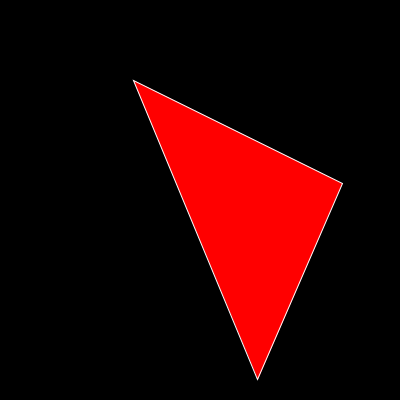
Frame 1 (no input)
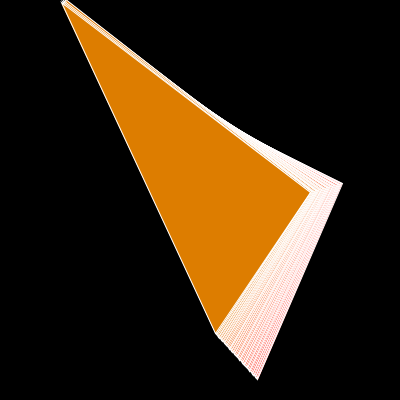
Frame 60 (the mouse pressed at the canvas centre just before this capture)
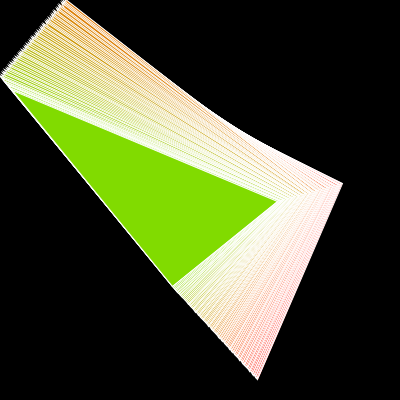
Frame 120 (the mouse held since frame 60 and released just before this capture)

The Processing sketch that drew these frames (run headless with seeded random() and noise(); from frame 60 on, the mouse is pressed at the canvas centre):

// Processing sketch: processing_129492
// ── processing_129492.pde

float[] pos = new float[6];
float[] vel = new float[6];
float param=0;

void setup() {
  size(400, 400);
  background(0);
  for (int i=0;i<pos.length;i=i+1) {
    pos[i]=random(width);
    vel[i]=random(-1.5, 1.5);
  };
}

void draw() {

  for (int i=0;i<pos.length;i=i+2) {
//    ellipse(pos[i], pos[i+1], 5, 5);
  };
  for (int i=0;i<pos.length;i=i+1) {
    pos[i]=pos[i]+vel[i];
  };
  for (int i=0;i<pos.length;i=i+2) {
    if (pos[i]>width||pos[i]<0) {
      vel[i]=-vel[i];
    };
    if (pos[i+1]>height||pos[i+1]<0) {
      vel[i+1]=-vel[i+1];
    };
  };
  stroke(255);
  fill(255*cos(PI/360 * param),255*sin(PI/360 * param),0);
  triangle(pos[0], pos[1], pos[2], pos[3], pos[4], pos[5]);
  param=param+1;
}

void mouseClicked() {
 background(0);
}
